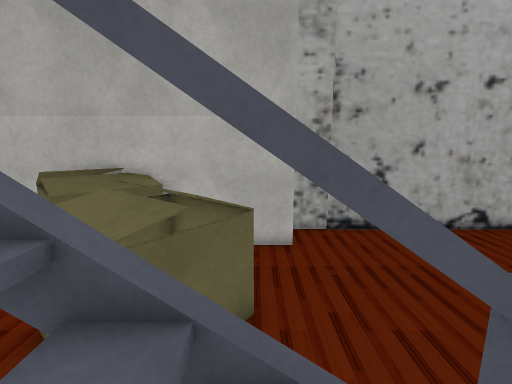
[1] (above)

13 first-person views from a walk through a 3-D level made in the Unity game engine. The camera is 1.2 m above the floor, tilts 10° down and sees 90° across. The floor is counted in squares, 0.5 m on a side. Each view is taken from the middle of a square. On the plan, view 1 faces up. The plan holds only what a view shows up to about 17 squares ahead; the rest is blank. The place goes on beyond the plan. The player character is not drawn. Some surface patterns are stand-ins.

[2]
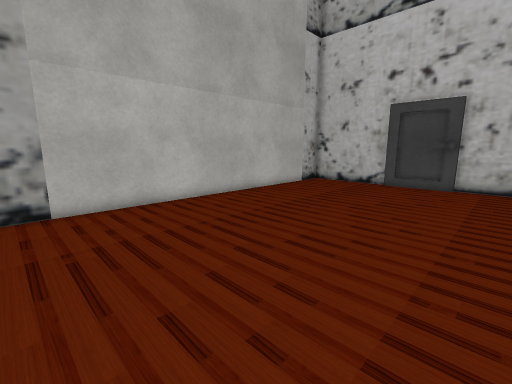

[3]
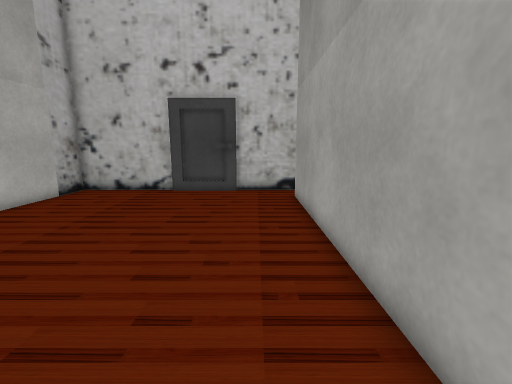

[4]
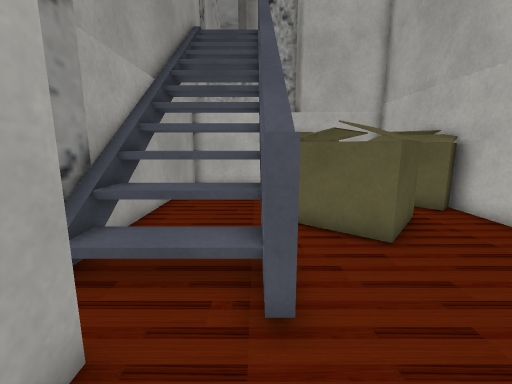

[5]
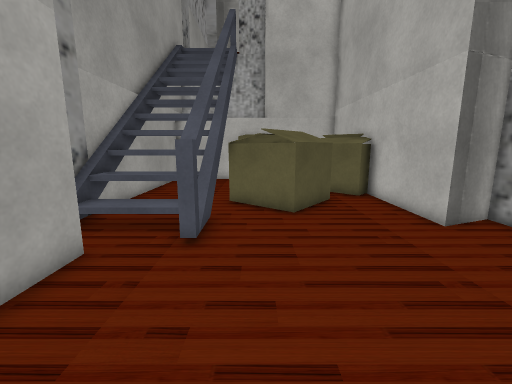

[6]
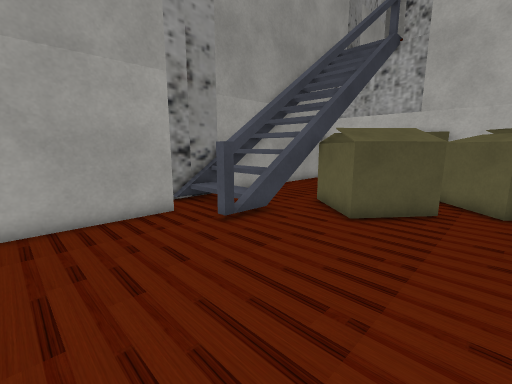

[7]
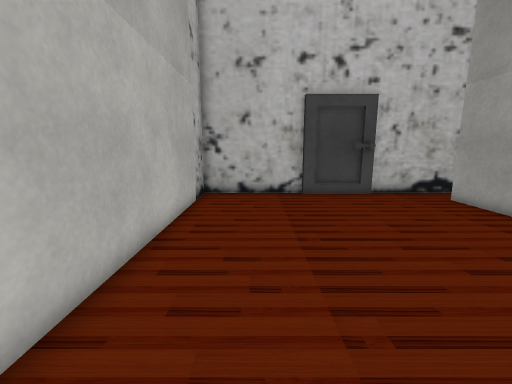

[8]
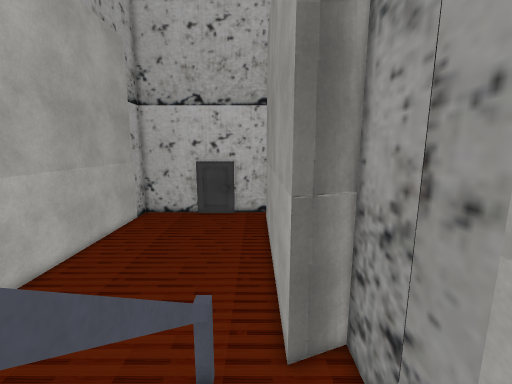

[9]
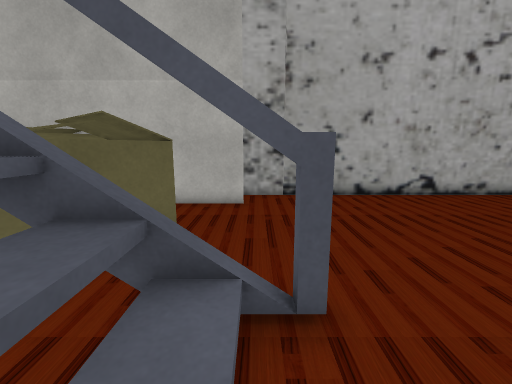

[10]
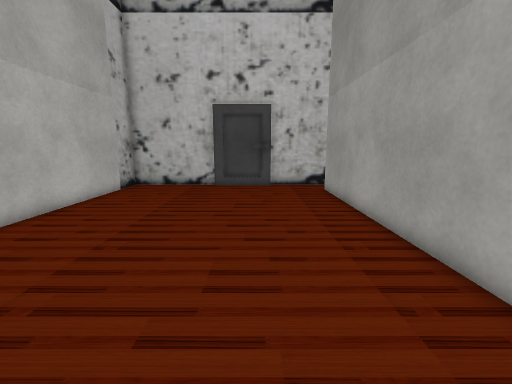

[11]
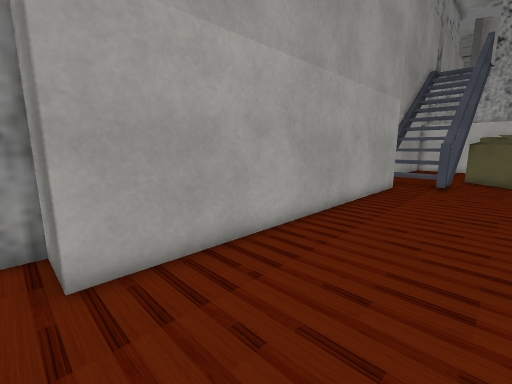

[12]
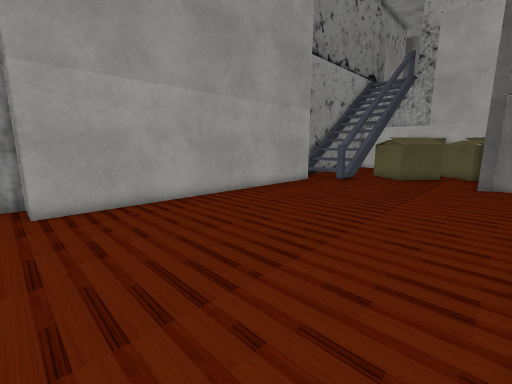

[13]
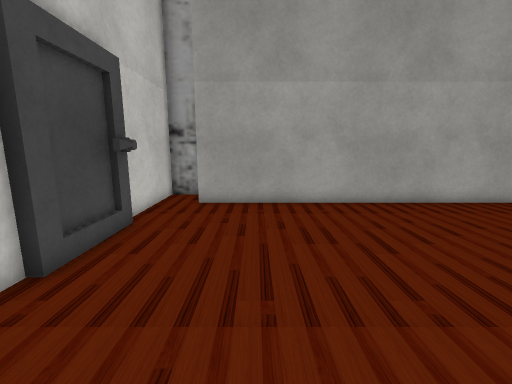

### Floor plan
Key: @ floor where view 1 was taken; # wall or solid block; . floor; / step, stairs or slope; = window, fence, low wall or low ledge; v drop or lower ground; B box.
Columns run from 6 left of view 1 to 21 right of it. Each row starts with its distance up from view 1.
 12        #####################
 11        #...................#
 10 BB######...................#
  9 BBBB.......................#
  8 BBB........................#
  7 BB.BB......................#
  6   BBBB.....................#
  5  .BBBBB....................#
  4  .BBBB.....................#
  3    BB#=###.................#
  2    ###v###.................#
  1  .///////..................#
  0  .////@///################.#
 -1  .///////.#              #.#
 -2 ###########              ###

Positions as (right, up) in squares from view 1, and headings:
1: (0, 0), facing up
2: (4, 1), facing up-right
3: (7, 2), facing right
4: (6, 2), facing left
5: (9, 4), facing left
6: (8, 9), facing down-left
7: (8, 9), facing right
8: (-3, 1), facing right
9: (2, -1), facing up
10: (5, 4), facing right
11: (20, 5), facing down-left
12: (20, 11), facing down-left
13: (17, 11), facing down
